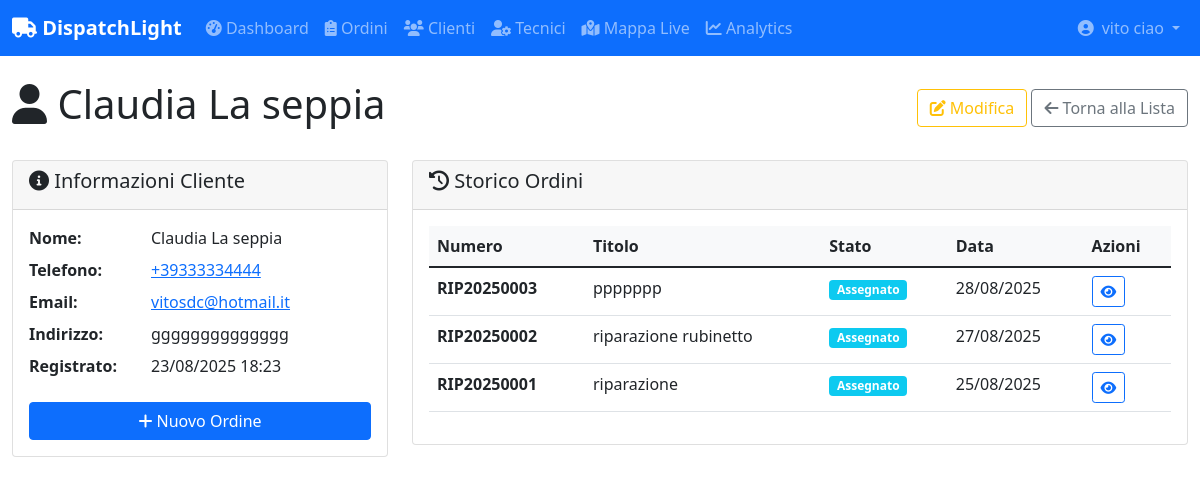
Before: /customers/2/ (signed in) with the older database file.
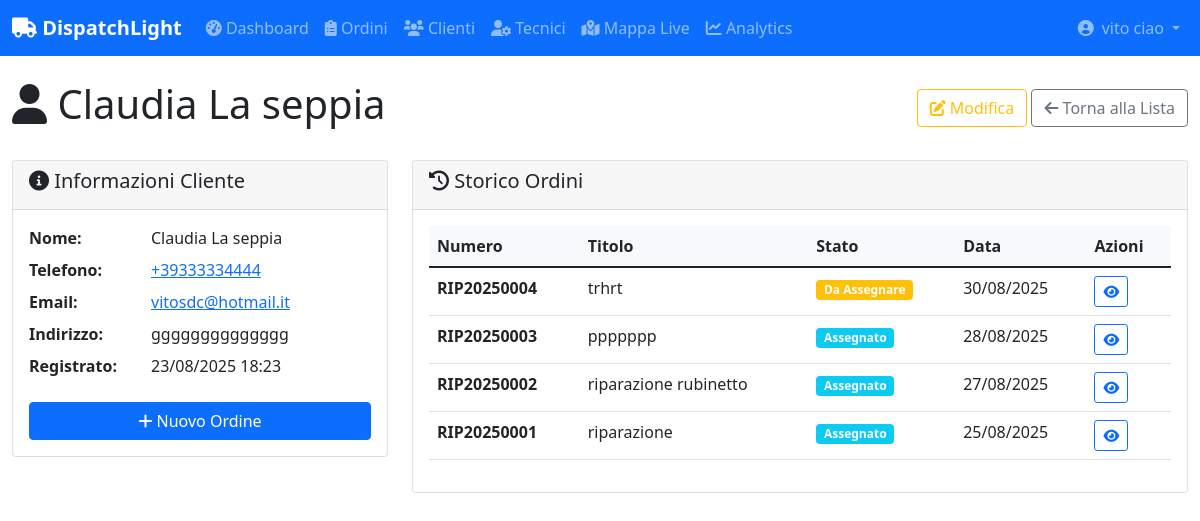
After: the same page with the newer database file.
### core/models.py (models this page shows, shortened)
class WorkOrder(models.Model):
    STATUS_CHOICES = [
        ('PENDING', 'Da Assegnare'),
        ('ASSIGNED', 'Assegnato'),
        ('EN_ROUTE', 'In Viaggio'),
        ('ON_SITE', 'Sul Posto'),
        ('COMPLETED', 'Completato'),
        ('CANCELLED', 'Annullato'),
    ]
    PRIORITY_CHOICES = [
        ('LOW', 'Bassa'),
        ('NORMAL', 'Normale'),
        ('HIGH', 'Alta'),
        ('URGENT', 'Urgente'),
    ]
    id = models.UUIDField(primary_key=True, default=uuid.uuid4, editable=False)
    order_number = models.CharField(max_length=20, unique=True)
    company = models.ForeignKey(Company, on_delete=models.CASCADE, related_name='work_orders')
    customer = models.ForeignKey(Customer, on_delete=models.CASCADE, related_name='work_orders')
    technician = models.ForeignKey(Technician, on_delete=models.SET_NULL, blank=True, null=True, related_name='work_orders')
    service_type = models.ForeignKey(ServiceType, on_delete=models.SET_NULL, blank=True, null=True)
    title = models.CharField(max_length=200)
    description = models.TextField()
    status = models.CharField(max_length=20, choices=STATUS_CHOICES, default='PENDING')
    priority = models.CharField(max_length=10, choices=PRIORITY_CHOICES, default='NORMAL')
    scheduled_date = models.DateTimeField(blank=True, null=True)
    estimated_duration_minutes = models.PositiveIntegerField(default=60)
    created_at = models.DateTimeField(auto_now_add=True)
    assigned_at = models.DateTimeField(blank=True, null=True)
    started_at = models.DateTimeField(blank=True, null=True)  # Quando il tecnico arriva
    completed_at = models.DateTimeField(blank=True, null=True)
    service_address = models.TextField()
    service_latitude = models.DecimalField(max_digits=10, decimal_places=8, blank=True, null=True)
    service_longitude = models.DecimalField(max_digits=11, decimal_places=8, blank=True, null=True)
    technician_notes = models.TextField(blank=True, null=True)
    work_performed = models.TextField(blank=True, null=True)
    materials_used = models.TextField(blank=True, null=True)
    estimated_price = models.DecimalField(max_digits=10, decimal_places=2, blank=True, null=True)
    final_price = models.DecimalField(max_digits=10, decimal_places=2, blank=True, null=True)
    class Meta:
        ordering = ['-created_at']

### core/views.py (the view)
# urls.py: path('customers/<int:pk>/', views.CustomerDetailView.as_view(), name='customer_detail'),
class CustomerDetailView(LoginRequiredMixin, DetailView):
    model = Customer
    template_name = 'core/customer_detail.html'
    context_object_name = 'customer'
    def get_queryset(self):
        company = get_user_company(self.request.user)
        if company:
            return Customer.objects.filter(company=company)
        return Customer.objects.none()
    def get_context_data(self, **kwargs):
        context = super().get_context_data(**kwargs)
        context['recent_orders'] = self.object.work_orders.order_by('-created_at')[:10]
        return context

### core/views.py (called while the page is built)
def get_user_company(user):
    try:
        return user.owned_companies.first() or \
               Technician.objects.get(user=user).company
    except:
        return None

### templates/core/customer_detail.html (shortened to what the changed rows need)
{% extends 'base.html' %}
{% block content %}
<div class="row">
    <div class="col-12">
        <div class="d-flex justify-content-between align-items-center mb-4">
            <h1><i class="fas fa-user"></i> {{ customer.name }}</h1>
        </div>
    </div>
</div>
<div class="row">
    <div class="col-lg-8">
        <div class="card">
            <div class="card-body">
                {% if recent_orders %}
                <div class="table-responsive">
                    <table class="table table-hover">
                        <thead>
                            <tr>
                                <th>Numero</th>
                                <th>Titolo</th>
                                <th>Stato</th>
                                <th>Data</th>
                                <th>Azioni</th>
                            </tr>
                        </thead>
                        <tbody>
                            {% for order in recent_orders %}
                            <tr>
                                <td><strong>{{ order.order_number }}</strong></td>
                                <td>{{ order.title|truncatechars:40 }}</td>
                                <td>
                                    {% if order.status == 'PENDING' %}
                                        <span class="badge bg-warning">Da Assegnare</span>
                                    {% elif order.status == 'ASSIGNED' %}
                                        <span class="badge bg-info">Assegnato</span>
                                    {% elif order.status == 'EN_ROUTE' %}
                                        <span class="badge bg-primary">In Viaggio</span>
                                    {% elif order.status == 'ON_SITE' %}
                                        <span class="badge bg-secondary">Sul Posto</span>
                                    {% elif order.status == 'COMPLETED' %}
                                        <span class="badge bg-success">Completato</span>
                                    {% elif order.status == 'CANCELLED' %}
                                        <span class="badge bg-danger">Annullato</span>
                                    {% endif %}
                                </td>
                                <td>{{ order.created_at|date:"d/m/Y" }}</td>
                                <td>
                                    <a href="{% url 'core:order_detail' order.pk %}" class="btn btn-sm btn-outline-primary">
                                        <i class="fas fa-eye"></i>
                                    </a>
                                </td>
                            </tr>
                            {% endfor %}
                        </tbody>
                    </table>
                </div>
                {% endif %}
            </div>
        </div>
    </div>
</div>
{% endblock %}

Changed rows visible on the page:
added WorkOrder: order_number "RIP20250004", title "trhrt", status "Da Assegnare", created_at "30/08/2025"
